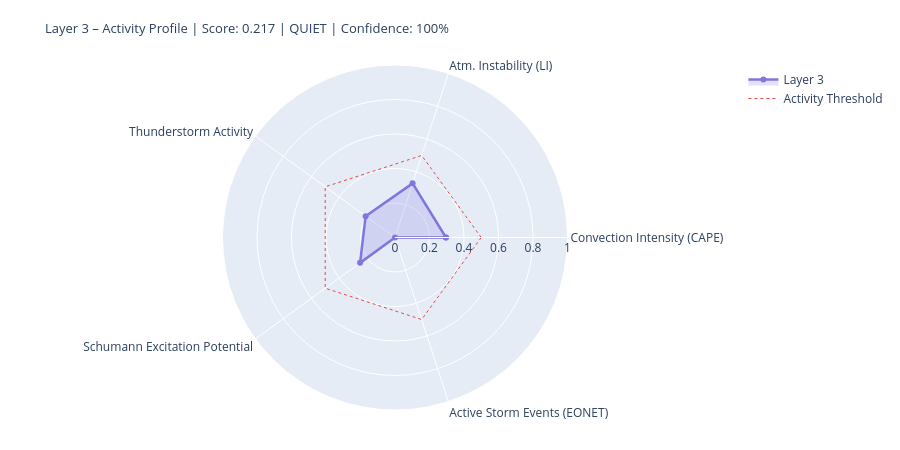

The cell this chart's notebook holds for it:
### Markdown cell above
---
## 4. State Assessment & Handoff to Layer 4/5

### Code cell
# ============================================================
# LAYER-3-SCORE
# Five dynamic components
# ============================================================

def norm(v, lo, hi):
    if v is None or (isinstance(v, float) and math.isnan(v)): return None
    return round(max(0.0, min(1.0, (v - lo) / (hi - lo))), 4)

# --- 1) Convection intensity (global CAPE mean) ---
cape_mean = df_atm['cape'].dropna().mean() if not df_atm.empty else None
conv_score = norm(cape_mean, 0, 3000)
conv_src   = 'primary' if cape_mean is not None else 'missing'

# --- 2) Atmospheric instability (LI mean) ---
li_mean   = df_atm['li'].dropna().mean() if not df_atm.empty else None
# Negative LI = unstable → higher score
instab_score = norm(-li_mean if li_mean is not None else None, -6, 6)
instab_src   = 'primary' if li_mean is not None else 'missing'

# --- 3) Thunderstorm activity (mean thunder score + WMO count) ---
thunder_mean = df_atm['thunder_score'].mean() if not df_atm.empty else None
n_thunder    = int(df_atm['thunderstorm'].sum()) if not df_atm.empty else 0
thunder_score_val = norm(
    (thunder_mean or 0) * 0.7 + n_thunder * 0.1, 0, 1.0
) if thunder_mean is not None else None
thunder_src = 'primary'

# --- 4) Schumann excitation potential (weighted Schumann contribution) ---
schumann_pot = df_atm['schumann_contribution'].mean() if not df_atm.empty else None
# Boosted by Layer-2 thunderstorm trigger
if schumann_pot is not None and l2_thunder:
    schumann_pot = min(1.0, schumann_pot * 1.2)
schumann_score = norm(schumann_pot, 0, 1.0) if schumann_pot is not None else None
schumann_src   = 'derived'

# --- 5) Storm activity (NASA EONET) ---
# Distinction: None = data not loaded, 0.0 = loaded but no events
storm_score = None
storm_src   = 'missing'
if raw.get('storms') is not None:          # API reached successfully
    storm_score = norm(len(storm_events), 0, 30) if storm_events else 0.0
    storm_src   = 'primary'

# X-Ray and Kp: context only, not in dynamic score
# (X-Ray = Layer-0/4 driver; Kp = geomagnetic index, not a lightning proxy)
xray_context = None
if raw.get('xray'):
    df_xc = pd.DataFrame(raw['xray'])
    fc = next((c for c in df_xc.columns
               if any(k in c.lower() for k in ['flux','long']) and 'time' not in c.lower()),
              df_xc.columns[1])
    df_xc[fc] = pd.to_numeric(df_xc[fc], errors='coerce')
    xray_last = df_xc[fc].dropna().iloc[-1] if not df_xc[fc].dropna().empty else None
    if xray_last:
        xray_class = ('X' if xray_last>=1e-4 else 'M' if xray_last>=1e-5
                      else 'C' if xray_last>=1e-6 else 'B')
        xray_context = {'flux': float(xray_last), 'class': xray_class}
        print(f'X-Ray context: {xray_class}-class ({xray_last:.2e} W/m²)')

# --- Aggregate ---
COMPONENTS = {
    'Convection Intensity (CAPE)':  {'score': conv_score,       'source': conv_src,    'dynamic': True},
    'Atm. Instability (LI)':         {'score': instab_score,     'source': instab_src,  'dynamic': True},
    'Thunderstorm Activity':              {'score': thunder_score_val, 'source': thunder_src, 'dynamic': True},
    'Schumann Excitation Potential':   {'score': schumann_score,   'source': schumann_src,'dynamic': True},
    'Active Storm Events (EONET)': {'score': storm_score,      'source': storm_src,   'dynamic': True},
}

available   = {k: v['score'] for k, v in COMPONENTS.items() if v['score'] is not None}
unavailable = [k for k, v in COMPONENTS.items() if v['score'] is None]
layer3_score = round(sum(available.values()) / len(available), 4) if available else None
confidence   = round(len(available) / len(COMPONENTS), 2)
level = ('unknown' if layer3_score is None
         else 'quiet'   if layer3_score < 0.3
         else 'moderate' if layer3_score < 0.6
         else 'active')
dominant_l3 = max(available, key=available.get) if available else 'none'

# --- Ausgabe ---
W = 68
print('=' * W)
print('LAYER 3 – ATMOSPHERE / WEATHER / THUNDERSTORMS – STATE ASSESSMENT')
print('=' * W)
for name, comp in COMPONENTS.items():
    s = comp['score']
    if s is not None:
        bar = '█' * int(s * 20) + '░' * (20 - int(s * 20))
        print(f'  {name:<36} {bar}  {s:.3f}  [{comp["source"]}]')
    else:
        print(f'  {name:<36} {"─" * 20}  n/a   [missing]')
print('-' * W)
print(f'  Score:        {layer3_score:.3f}  ({len(available)}/{len(COMPONENTS)} components)')
print(f'  Confidence:   {confidence:.0%}')
print(f'  Level:        {level.upper()}')
print(f'  Dominant:     {dominant_l3}')
print(f'  CAPE mean:    {cape_mean:.0f} J/kg' if cape_mean else '  CAPE mean:    n/a')
print(f'  LI mean:      {li_mean:.1f} K' if li_mean is not None else '  LI mean:      n/a')
print(f'  Thunderstorms:{n_thunder} points (WMO)  +  {len(storm_events)} NASA EONET')
print('=' * W)

# Radar
cats   = list(available.keys())
vals_r = list(available.values())
if len(cats) >= 3:
    fig = go.Figure()
    fig.add_trace(go.Scatterpolar(
        r=vals_r + [vals_r[0]], theta=cats + [cats[0]],
        fill='toself', fillcolor='rgba(127,119,221,0.22)',
        line=dict(color='#7F77DD', width=2.5), name='Layer 3'
    ))
    fig.add_trace(go.Scatterpolar(
        r=[0.5] * (len(cats)+1), theta=cats + [cats[0]],
        line=dict(color='#E24B4A', dash='dot', width=1),
        mode='lines', name='Activity Threshold'
    ))
    fig.update_layout(
        title=dict(
            text=f'Layer 3 – Activity Profile | Score: {layer3_score:.3f} | {level.upper()} | Confidence: {confidence:.0%}',
            font=dict(size=13)
        ),
        polar=dict(radialaxis=dict(visible=True, range=[0, 1])),
        height=450, showlegend=True,
        margin=dict(l=60, r=60, t=65, b=40)
    )
    fig.show()

### Figure 1 — Plotly figure (JSON) as saved in the notebook; plotly's stock layout.template omitted (floating-point values rounded to 4 significant figures)
{"data": [{"fill": "toself", "fillcolor": "rgba(127,119,221,0.22)", "line": {"color": "#7F77DD", "width": 2.5}, "name": "Layer 3", "r": [0.2953, 0.33, 0.2104, 0.2502, 0.0, 0.2953], "theta": ["Convection Intensity (CAPE)", "Atm. Instability (LI)", "Thunderstorm Activity", "Schumann Excitation Potential", "Active Storm Events (EONET)", "Convection Intensity (CAPE)"], "type": "scatterpolar"}, {"line": {"color": "#E24B4A", "dash": "dot", "width": 1}, "mode": "lines", "name": "Activity Threshold", "r": [0.5, 0.5, 0.5, 0.5, 0.5, 0.5], "theta": ["Convection Intensity (CAPE)", "Atm. Instability (LI)", "Thunderstorm Activity", "Schumann Excitation Potential", "Active Storm Events (EONET)", "Convection Intensity (CAPE)"], "type": "scatterpolar"}], "layout": {"height": 450, "margin": {"b": 40, "l": 60, "r": 60, "t": 65}, "polar": {"radialaxis": {"range": [0, 1], "visible": true}}, "showlegend": true, "title": {"font": {"size": 13}, "text": "Layer 3 – Activity Profile | Score: 0.217 | QUIET | Confidence: 100%"}}}
